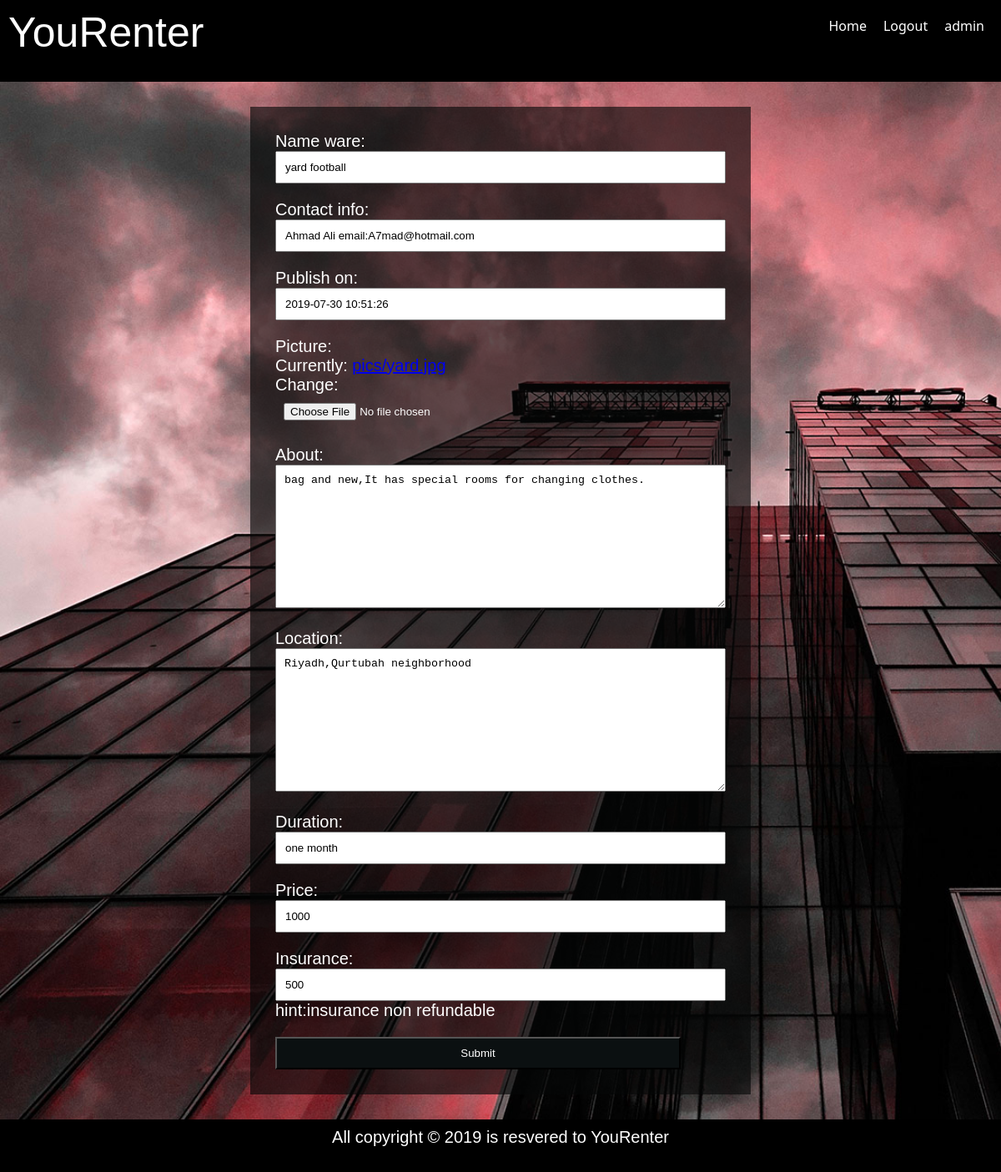
Screenshot of /ware/5/update/ (signed in) with the database file from the repository.
### renter_app/models.py (models this page shows, shortened)
class Ware(models.Model):
    name_ware = models.CharField(max_length=100)
    contact_info = models.CharField(max_length=100)
    publish_on = models.DateTimeField(default=timezone.now)
    picture = models.ImageField(upload_to='pics')
    about = models.TextField()
    location = models.TextField()
    duration = models.CharField(max_length=200)
    price = models.IntegerField()
    insurance = models.IntegerField(help_text="hint:insurance non refundable")

### renter_app/views.py (the view)
# urls.py: path('ware/<int:pk>/update/', views.WareUpdate.as_view(), name='update-ware'),
class WareUpdate(UpdateView):
    model = Ware
    fields = '__all__'
    template_name = 'ware_form.html'

### templates/ware_form.html (shortened to what this page needs)
{% extends 'base.html' %}
{% block body %}
<div class="container">
    <form action="" method="POST">
        {{form.as_p}}
        <input type="submit" value="Submit" class="btn">
    </form>
</div>
{% endblock %}

### templates/base.html (shortened to what this page needs)
<!DOCTYPE html>
{% load static %}
<html lang="en">
<head>
    <link rel="stylesheet" href="{% static 'style.css'%}">
</head>
<body>
    <div class="navbar">
        <h1>YouRenter</h1>
        <ul>
            <li><a href="{% url 'home' %}">Home</a></li>
            {% if user.is_authenticated %}
                <li><a href="{% url 'logout' %}">Logout</a></li>
            {% else %}
                <li><a href="{% url 'register' %}">Register</a></li>
                <li><a href="{% url 'login' %}">Login</a></li>
            {% endif %}
            <li><a href="#">{{user.username}}</a></li>
        </ul>
    </div>
    {% block body %}
    {% endblock %}
    <div class="footer">
        <p>All copyright &copy; 2019 is resvered to YouRenter</p>
   </div>
</body>
</html>

### static/style.css (style rules this page uses)
* { padding: 0; margin: 0; box-sizing: border-box; }
h1, h2, h3, p { margin-bottom: 20px; font: 20px sans-serif; color: white; }
body { background-image: url('imge/cta01.jpg'); font-family: 'Segoe UI', Tahoma, Geneva, Verdana, sans-serif; -webkit-background-size: cover; -moz-background-size: cover; -o-background-size: cover; background-size: cover; }
.container { width: 50% ; margin: 30px auto ; padding: 30px; background-color: #060707a1; }
input, textarea { width: 100%; padding: 10px; }
label { display: block; }
.btn { width: 90%; background-color: #0b1011; color: white; }
.navbar { background-color: black; color: white; padding: 10px; overflow: hidden; }
.navbar h1 { float: left; font-size: 50px; }
.navbar ul { float: right; list-style: none; }
.navbar ul li { float: left; padding: 10px; }
.navbar ul li a { color: white; text-decoration: none; }
.footer { background-color: black; color: white; text-align: center; padding: 10px; width: 100%; }

### rows the page displays
Ware: name_ware "yard football", contact_info "Ahmad Ali email:A7mad@hotmail.com", publish_on "2019-07-30 10:51:26", about "bag and new,It has special rooms for changing clothes.", location "Riyadh,Qurtubah neighborhood", duration "one month", price "1000", insurance "500"

### other values shown
{{ user.username }} "admin"
